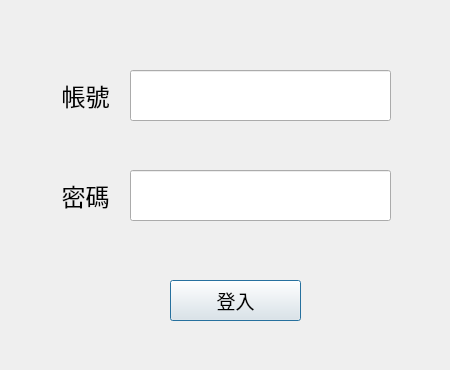
<?xml version="1.0" encoding="UTF-8"?>
<ui version="4.0">
 <class>Dialog</class>
 <widget class="QDialog" name="Dialog">
  <property name="geometry">
   <rect>
    <x>0</x>
    <y>0</y>
    <width>450</width>
    <height>370</height>
   </rect>
  </property>
  <property name="windowTitle">
   <string>Dialog</string>
  </property>
  <property name="layoutDirection">
   <enum>Qt::LeftToRight</enum>
  </property>
  <widget class="QLabel" name="label_2">
   <property name="geometry">
    <rect>
     <x>50</x>
     <y>80</y>
     <width>71</width>
     <height>31</height>
    </rect>
   </property>
   <property name="font">
    <font>
     <pointsize>18</pointsize>
    </font>
   </property>
   <property name="text">
    <string>帳號</string>
   </property>
   <property name="alignment">
    <set>Qt::AlignCenter</set>
   </property>
  </widget>
  <widget class="QLineEdit" name="user_name">
   <property name="geometry">
    <rect>
     <x>130</x>
     <y>70</y>
     <width>261</width>
     <height>51</height>
    </rect>
   </property>
   <property name="font">
    <font>
     <pointsize>18</pointsize>
    </font>
   </property>
   <property name="toolTip">
    <string>&lt;html&gt;&lt;head/&gt;&lt;body&gt;&lt;p&gt;text: &amp;quot;帳號&amp;quot;;&lt;/p&gt;&lt;/body&gt;&lt;/html&gt;</string>
   </property>
   <property name="text">
    <string/>
   </property>
  </widget>
  <widget class="QLineEdit" name="password">
   <property name="geometry">
    <rect>
     <x>130</x>
     <y>170</y>
     <width>261</width>
     <height>51</height>
    </rect>
   </property>
   <property name="font">
    <font>
     <pointsize>18</pointsize>
    </font>
   </property>
   <property name="toolTip">
    <string>&lt;html&gt;&lt;head/&gt;&lt;body&gt;&lt;p&gt;text: &amp;quot;帳號&amp;quot;;&lt;/p&gt;&lt;/body&gt;&lt;/html&gt;</string>
   </property>
   <property name="text">
    <string/>
   </property>
  </widget>
  <widget class="QLabel" name="label_3">
   <property name="geometry">
    <rect>
     <x>50</x>
     <y>180</y>
     <width>71</width>
     <height>31</height>
    </rect>
   </property>
   <property name="font">
    <font>
     <pointsize>18</pointsize>
    </font>
   </property>
   <property name="text">
    <string>密碼</string>
   </property>
   <property name="alignment">
    <set>Qt::AlignCenter</set>
   </property>
  </widget>
  <widget class="QPushButton" name="login_button">
   <property name="geometry">
    <rect>
     <x>170</x>
     <y>280</y>
     <width>131</width>
     <height>41</height>
    </rect>
   </property>
   <property name="font">
    <font>
     <pointsize>14</pointsize>
    </font>
   </property>
   <property name="styleSheet">
    <string notr="true"/>
   </property>
   <property name="text">
    <string>登入</string>
   </property>
  </widget>
 </widget>
 <resources/>
 <connections/>
</ui>
